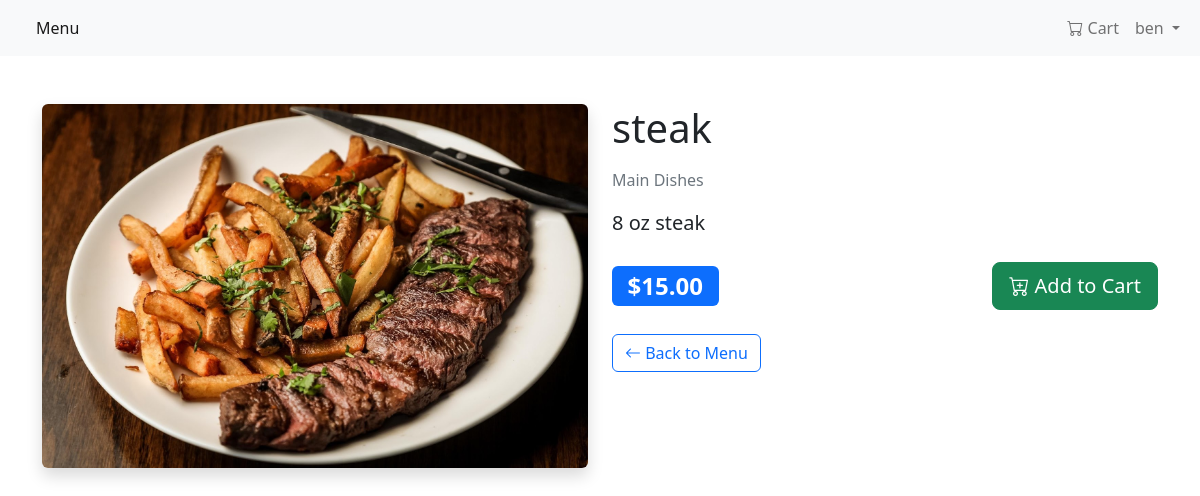
The app's page /item/9 (signed in) with its own data.
### MenuApp/menu_app/models.py (models this page shows, shortened)
class Item(models.Model):#creating database model
    meal = models.CharField(max_length=1000, unique=True)
    description = models.CharField(max_length=2000)
    price = models.DecimalField(max_digits=10 ,decimal_places=2)
    meal_type = models.CharField(max_length=200, choices=MEAL_TYPE)
    image = models.ImageField(upload_to='menu_images/', blank=True, null=True, help_text="Upload an image for this menu item")
    author = models.ForeignKey(User, on_delete=models.PROTECT)
    status = models.IntegerField(choices=STATUS, default=0)
    date_created = models.DateTimeField(auto_now_add=True)
    date_updated = models.DateTimeField(auto_now=True)

### MenuApp/menu_app/views.py (the view)
# urls.py: path('item/<int:pk>', views.MenuItemDetail.as_view(), name='menu_item'),
class MenuItemDetail(LoginRequiredMixin, generic.DetailView):
    model = Item
    template_name = "menu_item_detail.html"#connects views to menu item html file
    login_url = reverse_lazy('login')

### MenuApp/menu_app/templates/menu_item_detail.html
{% extends 'base.html' %}
{% block content %}
<div class="container mt-5">
    <div class="row">
        <div class="col-md-6">
            {% if item.image %}
                <img src="{{ item.image.url }}" class="img-fluid rounded shadow" alt="{{ item.meal }}">
            {% else %}
                <div class="bg-light rounded shadow d-flex align-items-center justify-content-center" style="height: 400px;">
                    <i class="bi bi-image text-muted" style="font-size: 5rem;"></i>
                </div>
            {% endif %}
        </div>
        <div class="col-md-6">
            <h1 class="mb-3">{{ item.meal }}</h1>
            <p class="text-muted mb-3">{{ item.get_meal_type_display }}</p>
            <p class="lead mb-4">{{ item.description }}</p>
            <div class="d-flex justify-content-between align-items-center mb-4">
                <span class="badge bg-primary fs-4">${{ item.price }}</span>
                {% if item.status == 0 %}
                    <button class="btn btn-secondary btn-lg" disabled>Unavailable</button>
                {% else %}
                    <a href="{% url 'add_to_cart' item.pk %}" class="btn btn-success btn-lg">
                        <i class="bi bi-cart-plus"></i> Add to Cart
                    </a>
                {% endif %}
            </div>
            <div class="mt-4">
                <a href="{% url 'menu' %}" class="btn btn-outline-primary">
                    <i class="bi bi-arrow-left"></i> Back to Menu
                </a>
            </div>
        </div>
    </div>
</div>
{% endblock content %}

### MenuApp/menu_app/templates/base.html (shortened to what this page needs)
<!DOCTYPE html>
<html lang="en">
    <head>
        <link href="https://cdn.jsdelivr.net/npm/bootstrap@5.2.0-beta1/dist/css/bootstrap.min.css" rel="stylesheet">
        <link href="https://cdn.jsdelivr.net/npm/bootstrap-icons@1.7.2/font/bootstrap-icons.css" rel="stylesheet">
    </head>
    <body>
        <nav class="navbar navbar-expand-lg bg-light">
            <div class="container-fluid">
                <div class="collapse navbar-collapse" id="navbarNav">
                    <ul class="navbar-nav me-auto">
                         <li class="nav-item">
                            <a class="nav-link active" aria-current="page" href="{% url 'menu' %}">Menu</a>
                        </li>
                    </ul>
                    <ul class="navbar-nav">
                        {% if user.is_authenticated %}
                            <li class="nav-item">
                                <a class="nav-link" href="{% url 'cart' %}">
                                    <i class="bi bi-cart"></i> Cart
                                </a>
                            </li>
                            <li class="nav-item dropdown">
                                <a class="nav-link dropdown-toggle" href="#" id="navbarDropdown" role="button" data-bs-toggle="dropdown" aria-expanded="false">
                                    {{ user.username }}
                                </a>
                            </li>
                        {% endif %}
                    </ul>
                </div>
            </div>
        </nav>
        {% block content %}
        {% endblock content %}
    </body>
</html>

### records on screen
Item: image (picture), meal "steak", meal_type "Main Dishes", description "8 oz steak", price "15.00"

### other values on screen
{{ user.username }} "ben"
